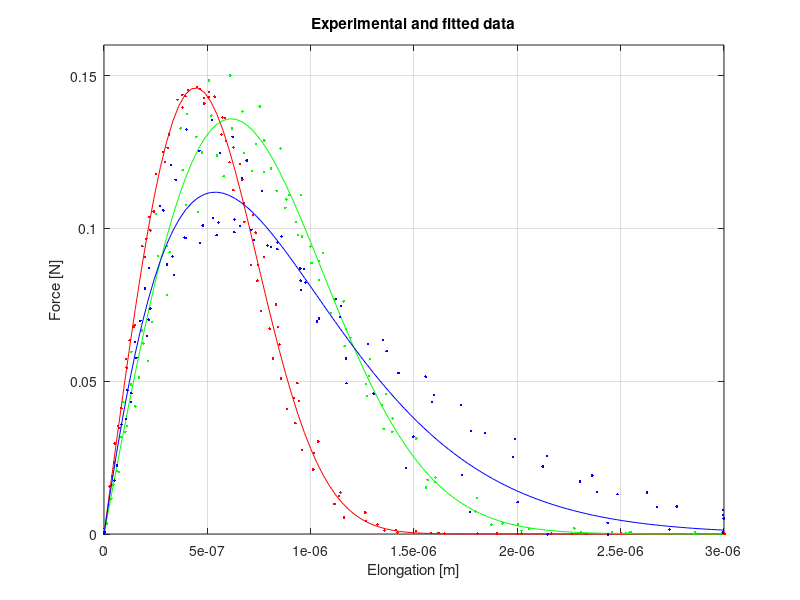

Here is the MATLAB script that generated this plot: (Note: this script raises an error after producing the figure.)
%{
   Modeling and Simlation of Aerospace Systems, Fall 2017
   Politecnico di Milano
%}

% Script files required to run main: sys2.m, odefun.m, rel.m
% Workspace files required: adhesion.mat, responce_ref2.mat

clearvars
close all
clear 
clc

% preliminary data
M = 1.9;            %TM mass in [kg]
I = 6.9e-4;         %inertia [kg*m^2] w.r.t. any of the 3 axes
rng('default')
%% Compute adhesion forces fitting
% retrieve experimental data

load('adhesion')            %load adhesion experimental data:
                            %ydata = adhesion force
                            %xdata = elongation
                            
% data fitting
X_adh     = zeros(3,3);     
sigma_adh = zeros(3,3);     

X     = zeros(5,3);         
sigma = zeros(5,1);         

for n = 1:3                     
    for m = 1:5                 
        [X(m,:), sigma(m)] = lsqcurvefit(@(x,xdata) x(1)*xdata...
            .*exp(-x(2)*(xdata.^x(3))),ones(3,1),max(set(n).exp(m).el,zeros(size(set(n)...
            .exp(m).el))),max(set(n).exp(m).F,zeros(size(set(n).exp(m).F))));
    end
    X_adh(n,:) = sum(X)/5;
    sigma_adh(n,:) = sqrt(sum((X-X_adh(n,:)).^2)/4);
end
%fitting plots
%set 1
l = linspace(0,3,100);
figure
plot(l*1e-6,X_adh(1,1)*l.*exp(-X_adh(1,2)*l.^(X_adh(1,3))),'r',set(1).exp(1).el*1e-6,set(1).exp(1).F,'.r',set(1).exp(2).el*1e-6,set(1).exp(2).F,'.r'...
    ,set(1).exp(3).el*1e-6,set(1).exp(3).F,'.r',set(1).exp(4).el*1e-6,set(1).exp(4).F,'.r',set(1).exp(5).el*1e-6,set(1).exp(5).F,'.r')
grid on
hold on
%set 2
plot(l*1e-6,X_adh(2,1)*l.*exp(-X_adh(2,2)*l.^(X_adh(2,3))),'g',set(2).exp(1).el*1e-6,set(2).exp(1).F,'.g',set(2).exp(2).el*1e-6,set(2).exp(2).F,'.g'...
    ,set(2).exp(3).el*1e-6,set(2).exp(3).F,'.g',set(2).exp(4).el*1e-6,set(2).exp(4).F,'.g',set(2).exp(5).el*1e-6,set(2).exp(5).F,'.g')
%set 3
plot(l*1e-6,X_adh(3,1)*l.*exp(-X_adh(3,2)*l.^(X_adh(3,3))),'b',set(3).exp(1).el*1e-6,set(3).exp(1).F,'.b',set(3).exp(2).el*1e-6,set(3).exp(2).F,'.b'...
    ,set(3).exp(3).el*1e-6,set(3).exp(3).F,'.b',set(3).exp(4).el*1e-6,set(3).exp(4).F,'.b',set(3).exp(5).el*1e-6,set(3).exp(5).F,'.b')
grid on
title('Experimental and fitted data')
xlabel('Elongation [m]')
ylabel('Force [N]')
axis([0 3e-6 0 0.16]);

%% identification
% define system to identify
par = [4.8e-7, 1.5, 400, 1e-3, 150, 1.5e7, 0];
aux = {};           %estimation optional arguments
T = 0;              %parameter to specify model as continous-time
sys = idgrey('sys2',par,'c',aux,T);

% set constraints on parameters
sys.structure.Parameters.Minimum(1) = 0;    %min value for C
sys.structure.Parameters.Minimum(2) = 0;    %min value for Tem
sys.structure.Parameters.Minimum(3) = 100;  %min value for R
sys.structure.Parameters.Minimum(4) = 1e-4; %  "   "    "  m
sys.structure.Parameters.Minimum(5) = 100;  %  "   "    "  b
sys.structure.Parameters.Minimum(6) = 0;    %  "   "    "  k
sys.structure.Parameters.Minimum(7) = -0.05;%  "   "    "  V0

sys.structure.Parameters.Maximum(1) = 1e-6; %max value for C
sys.structure.Parameters.Maximum(3) = 800;  % "    "    "  R
sys.structure.Parameters.Maximum(4) = 0.014;% "    "    "  m
sys.structure.Parameters.Maximum(7) = 0.05; % "    "    "  V0


% load and resample data to fit in identification
load('responce_ref2.mat')
tf = t_exp(end);
ts = 1e-6;          %sampling time (f=1MHz)
t_sim = t_exp(1):ts:tf;
y_exp = interp1(t_exp,d_exp,t_sim,'linear');
n = 4;              %lag time (in time samples)
input = [zeros(1,n),120*ones(1,length(t_sim)-n)];
data = iddata(y_exp',input',ts);

% identification
opt = greyestOptions('SearchMethod','lm','InitialState','model','DisturbanceModel','none');
id_sys = pem(data,sys,opt);

p = getpvec(id_sys);

% compare results to validate
[A,~,C,~,~,x0] = sys2(p,0);
figure
subplot(2,1,1)
opt = compareOptions('InitialCondition',x0);
PEM = id_sys;
compare(data,PEM,Inf,opt)
legend('location','NorthWest')
title('experimental vs. model responce')
ylabel('elongation [m]')
grid on



%% Simulation with parameters covariance matrix estimation
 
% residuals computation
[t_i,x_i] = ode113(@(t,x) odefun(t,x,p),t_sim,x0);
y_i = C*x_i';                    %modeled tip responce
res = y_i - y_exp;               %model error w.r.t. experiment
s_y = res*res'/length(res);      %variance of the residual 
y_rms = sqrt(s_y);               %r.m.s. error
subplot(2,1,2)
plot(t_i,res)
grid on
title('residuals')
xlabel('Time (seconds)')
ylabel('residual value [m]')
r = diag(1./((res.^2)));

% stability analysis
l = eig(A);
figure
plot(real(l),imag(l),'x')
stiff = max(abs(real(l)))/min(abs(real(l)));
title('eigenvalues location')
xlabel('Re')
ylabel('Im')
grid on


% Jacobian estimation:
% this estimation is performed by simulating the responce varing one
% single parameter each time and comparing it with the nominal parameters
% system responce

J = zeros(length(y_i),length(p));
dp = 0.01;

for i = 1:length(p)
    p1 = p;
    p1(i) = p(i)*(1+dp);
    [~,~,C,~,~,x0] = sys2(p1,0);
    [T,X] = ode113(@(t,x) odefun(t,x,p1),t_sim,x0);
    y = C*X';
    J(:,i) = (y-y_i)./(dp*p(i));
end

stdev_p = 0.3*p;
var_p = stdev_p.^2;
s_p = (diag(1./var_p) + J'*r*J)\eye(7);     %covariance matrix
st_p = sqrt(diag(s_p));                     %standard deviation on parameters

%% Monte Carlo Simulation
n = 5000;                      %number of simulations
X_l = st_p.*randn(7,n) + p;    %random parameters generation for left hand tip
X_r = st_p.*randn(7,n) + p;    %random parameters generation for right hand tip
max_lag_time = 3e-5;           %random lag time (30 microseconds max)
Tlag_l = rand(1,n)*max_lag_time;
Tlag_r = 0;
mis_l = 100*randn(1,n)*1e-6;    %misalignment of left tip w.r.t. TM baricenter
mis_r = 100*randn(1,n)*1e-6;    %misalignment of right tip w.r.t. TM baricenter

%adhesion coefficients 1st set
X_el_l1 = X_adh(1,:) + randn(n,3).*sigma_adh(1,:);
X_el_r1 = X_adh(1,:) + randn(n,3).*sigma_adh(1,:);

%adhesion coefficients 2nd set
X_el_l2 = X_adh(2,:) + randn(n,3).*sigma_adh(2,:);
X_el_r2 = X_adh(2,:) + randn(n,3).*sigma_adh(2,:);

%adhesion coefficients 3rd set
X_el_l3 = X_adh(3,:) + randn(n,3).*sigma_adh(3,:);
X_el_r3 = X_adh(3,:) + randn(n,3).*sigma_adh(3,:);

% integrators testing
cputime1 = zeros(1,50);
cputime2 = zeros(1,50);
cputime3 = zeros(1,50);
cputime4 = zeros(1,50);
step1    = zeros(1,50);
step2    = zeros(1,50);
step3    = zeros(1,50);
step4    = zeros(1,50);
h = waitbar(0,'integrators testing');
for i = 1:50
    waitbar(i/50)
    [Al, ~,~,~,~,~] = sys2(X_l(:,i), 0);
    [Ar, ~,~,~,~,~] = sys2(X_r(:,i), 0);
    xt0_l = Al\[-120/X_l(3,i);0;0.3];
    xt0_r = Ar\[-120/X_r(3,i);0;0.3];
    x0 = [xt0_l;xt0_r;0;0;0];

% ode23
    tic
    [T,X1] = ode23(@(t,x) rel(t,x,X_l,X_r,M,I,Tlag_l(i),0,mis_l(i),mis_r(i),xt0_l,xt0_r,X_el_l1(i,:),X_el_r1(i,:),0),[0 0.0015],x0);
    cputime1(i) = toc;
    step1(i) = length(T);
% ode23s
    tic
    [T,X2] = ode23s(@(t,x) rel(t,x,X_l,X_r,M,I,Tlag_l(i),0,mis_l(i),mis_r(i),xt0_l,xt0_r,X_el_l1(i,:),X_el_r1(i,:),0),[0 0.0015],x0);
    cputime2(i) = toc;
    step2(i) = length(T);
%ode23t
    tic
    [T,X3] = ode23t(@(t,x) rel(t,x,X_l,X_r,M,I,Tlag_l(i),0,mis_l(i),mis_r(i),xt0_l,xt0_r,X_el_l1(i,:),X_el_r1(i,:),0),[0 0.0015],x0);
    cputime3(i) = toc;
    step3(i) = length(T);
%ode23tb
    tic
    [T,X4] = ode23tb(@(t,x) rel(t,x,X_l,X_r,M,I,Tlag_l(i),0,mis_l(i),mis_r(i),xt0_l,xt0_r,X_el_l1(i,:),X_el_r1(i,:),0),[0 0.0015],x0);
    cputime4(i) = toc;
    step4(i) = length(T);
end
close(h)

% print results
cputime23     = sum(cputime1)/length(cputime1);
cputime23s    = sum(cputime2)/length(cputime2);
cputime23t    = sum(cputime3)/length(cputime3);
cputime23tb   = sum(cputime4)/length(cputime4);
timesteps23   = round(sum(step1)/length(step1));
timesteps23s  = round(sum(step2)/length(step2));
timesteps23t  = round(sum(step3)/length(step3));
timesteps23tb = round(sum(step4)/length(step4));

fprintf(  'ode23: \n     No. of time steps (mean) = %d, \t  CPUtime = %f \n',timesteps23,cputime23)
fprintf( 'ode23s: \n     No. of time steps (mean) = %d, \t  CPUtime = %f \n',timesteps23s,cputime23s)
fprintf( 'ode23t: \n     No. of time steps (mean) = %d, \t  CPUtime = %f \n',timesteps23t,cputime23t)
fprintf('ode23tb: \n     No. of time steps (mean) = %d, \t  CPUtime = %f \n',timesteps23tb,cputime23tb)

% initialize and perform simulation
V_res = zeros(3,n);
W_res = zeros(3,n);
h = waitbar(0,'Monte Carlo Simulation (with parameters variance)');
t_end = 0.00015;                %simulation end time
for i = 1:n
    waitbar(i/n)
    % determine initial conditions
    [Al, Bl,~,~,~,~] = sys2(X_l(:,i), 0);
    [Ar, Br,~,~,~,~] = sys2(X_r(:,i), 0);
    xl0 = Al\[-120/X_l(3,i);0;0.3];
    xr0 = Ar\[-120/X_r(3,i);0;0.3];
    x0 = [xl0;xr0;0;0;0];
    
    % perform simulation
    % adhesion set 1
    [t_s,x_s] = ode23tb(@(t,x) rel(t,x,X_l(:,i),X_r(:,i),M,I,Tlag_l(i),Tlag_r,mis_l(i),mis_r(i),xl0,xr0,X_el_l1(i,:),X_el_r1(i,:),0),[0,t_end],x0);
    % evaluate results
    V_res(1,i) = x_s(end,8);  %residual linear velocity at each simulation
    W_res(1,i) = x_s(end,9);  %residual angular velocity at each simulation
    % adhesion set 2
    [t_s,x_s] = ode23tb(@(t,x) rel(t,x,X_l(:,i),X_r(:,i),M,I,Tlag_l(i),Tlag_r,mis_l(i),mis_r(i),xl0,xr0,X_el_l2(i,:),X_el_r2(i,:),0),[0,t_end],x0);
    V_res(2,i) = x_s(end,8);  %residual linear velocity at each simulation
    W_res(2,i) = x_s(end,9);  %residual angular velocity at each simulation
    %adhesion set 3
    [t_s,x_s] = ode23tb(@(t,x) rel(t,x,X_l(:,i),X_r(:,i),M,I,Tlag_l(i),Tlag_r,mis_l(i),mis_r(i),xl0,xr0,X_el_l3(i,:),X_el_r3(i,:),0),[0,t_end],x0);
    V_res(3,i) = x_s(end,8);  %residual linear velocity at each simulation
    W_res(3,i) = x_s(end,9);  %residual angular velocity at each simulation
end
close(h)

% statistical analysis
figure
hold on
h1 = histogram(V_res(1,:),'Normalization','Probability','NumBins',50,'BinLimits',[-2e-6,7e-6]);
h2 = histogram(V_res(2,:),'Normalization','Probability','NumBins',50,'BinLimits',[-2e-6,7e-6]);
h3 = histogram(V_res(3,:),'Normalization','Probability','NumBins',50,'BinLimits',[-2e-6,7e-6]);
title('residual TM linear velocity PDF')
xlabel('residual velocity [m/s]')
legend('set 1','set 2','set 3')

figure
hold on
k1 = histogram(abs(W_res(1,:)),'Normalization','Probability','NumBins',50,'BinLimits',[0, 3e-6]);
k2 = histogram(abs(W_res(2,:)),'Normalization','Probability','NumBins',50,'BinLimits',[0, 3e-6]);
k3 = histogram(abs(W_res(3,:)),'Normalization','Probability','NumBins',50,'BinLimits',[0, 3e-6]);
title('residual TM angular velocity PDF')
xlabel('residual angular velocity [rad/s]')
legend('set 1','set 2','set 3')
% compute 3 sigma residual velocity
V_res_3s = zeros(3,1);
W_res_3s = zeros(3,1);
% adhesion set 1
H = 0;
i = 1;
while H<0.997 && i<length(h1.BinEdges)
    H = H + h1.Values(i);
    i = i + 1;
end
V_res_3s(1) = h1.BinEdges(i-1);         %3 sigma residual linear velocity

K = 0;
i = 1;
while K<0.997 && i<n
    K = K + k1.Values(i);
    i = i + 1;
end
W_res_3s(1) = k1.BinEdges(i-1);         %3 sigma residual angular velocity

% adhesion set 2
H = 0;
i = 1;
while H<0.997 && i<n
    H = H + h2.Values(i);
    i = i + 1;
end
V_res_3s(2) = h2.BinEdges(i-1);         %3 sigma residual linear velocity

K = 0;
i = 1;
while K<0.997 && i<n
    K = K + k2.Values(i);
    i = i + 1;
end
W_res_3s(2) = k2.BinEdges(i-1);         %3 sigma residual angular velocity

% adhesion set 3
H = 0;
i = 1;
while H<0.997 && i<n
    H = H + h3.Values(i);
    i = i + 1;
end
V_res_3s(3) = h3.BinEdges(i-1);         %3 sigma residual linear velocity

K = 0;
i = 1;
while K<0.997 && i<n
    K = K + k3.Values(i);
    i = i + 1;
end
W_res_3s(3) = k3.BinEdges(i-1);         %3 sigma residual angular velocity

%% Simulation with noise evaluation
% weighting filter characterization
C_rr= conv(res, res);
PSD_2sided = fft(C_rr);
d = ceil(length(PSD_2sided)/2);
PSD = sqrt(2*PSD_2sided(1:d));
figure
fr = linspace(1,5e5,length(PSD));
loglog(fr,real(PSD))
title('post-fit residuals PSD')
xlabel('Freq. [Hz]')
ylabel('PSD [m/sqrt(Hz)]')
grid on

% System FRF
c   = p(1);
Tem = p(2);
R   = p(3);
m   = p(4);
b   = p(5);
k   = p(6);

H =@(w) (R*c*1i*w + 1)./(k + b*1i*w - m*w.^2 + R*Tem^2*1i*w - R*b*c*w.^2 - R*c*m*1i*w.^3 + R*c*k*1i.*w);

% introduce white noise
N = fft(wgn(length(PSD_2sided),1,0,'dbW'));
N = N(1:d)';

% residual and force
x = N.*PSD;
F_n = x./H(fr);
figure
subplot(3,1,1)
loglog(fr,abs(H(fr)))
xlabel('frequency [Hz]')
ylabel('|H|')
grid on
title('FRF')
subplot(3,1,2)
loglog(fr,abs(x))
grid on
title('simulated residual')
ylabel('residual [m]')
xlabel('frequency [Hz]')
subplot(3,1,3)
loglog(fr,abs(F_n))
grid on
title('simulated force in Fourier domain')
ylabel('Force [N]')
xlabel('frequency [Hz]')
%residual in time domain
X = ifft([x,x(end:-1:1)],'symmetric');
figure
plot(linspace(0,4e-4,length(X)),abs(X))
title('simulated residual in time domain')
xlabel('t [s]')
ylabel('res [m]')

% noise force in time domain
f_n = ifft([F_n,F_n(end:-1:1)],'symmetric');        %force as function of time
figure
plot(linspace(0,4e-4,length(f_n)),f_n)
title('simulated random force in time domain')
xlabel('t [s]')
ylabel('force [N]')
grid on

%% Montecarlo simulation: noise force approach
Noise = wgn(length(PSD_2sided),n,0,'dbW');    %white noise matrix

% initial conditions
[A, B,~,~,~,~] = sys2(p, 0);
xt0 = A\[-120/p(3);0;0.3];
x0  = [xt0;xt0;0;0;0];

V_res_noise = zeros(3,n);
W_res_noise = zeros(3,n);

% simulation
h = waitbar(0,'Monte-Carlo Simulation (with noise filtering)');
for i = 1:n
    waitbar(i/n)
    N_2sided = fft(Noise(:,i));
    N = N_2sided(1:d)';
    X = N.*PSD;
    F_n = X./H(linspace(0,5e5,length(X)));
    f_n = ifft(F_n,'symmetric');
    
    % adhesion set1
    [t_s,x_s] = ode23tb(@(t,x) rel(t,x,p,p,M,I,Tlag_l(i),0,mis_l(i),mis_r(i),xt0,xt0,X_el_l1(i,:),X_el_r1(i,:),f_n),[0,t_end],x0);
    V_res_noise(1,i) = x_s(end,8);
    W_res_noise(1,i) = x_s(end,9);
    
    % adhesion set1
    [t_s,x_s] = ode23tb(@(t,x) rel(t,x,p,p,M,I,Tlag_l(i),0,mis_l(i),mis_r(i),xt0,xt0,X_el_l2(i,:),X_el_r2(i,:),f_n),[0,t_end],x0);
    V_res_noise(2,i) = x_s(end,8);
    W_res_noise(2,i) = x_s(end,9);
    
    % adhesion set1
    [t_s,x_s] = ode23tb(@(t,x) rel(t,x,p,p,M,I,Tlag_l(i),0,mis_l(i),mis_r(i),xt0,xt0,X_el_l3(i,:),X_el_r3(i,:),f_n),[0,t_end],x0);
    V_res_noise(3,i) = x_s(end,8);
    W_res_noise(3,i) = x_s(end,9);
end
close(h)
figure 
plot(t_s,x_s(:,8))

% statistical analysis: plot PDF and compute 3 sigma residual velocity
figure
hold on
hn_1 = histogram(V_res_noise(1,:),'Normalization','Probability','NumBins',50,'BinLimits',[-1e-6,7e-6]);
hn_2 = histogram(V_res_noise(2,:),'Normalization','Probability','NumBins',50,'BinLimits',[-1e-6,7e-6]);
hn_3 = histogram(V_res_noise(3,:),'Normalization','Probability','NumBins',50,'BinLimits',[-1e-6,7e-6]);
title('residual TM velocity PDF (through noise filtering)')
xlabel('residual velocity [m/s]')
legend('set 1','set 3','set 3')

% 3 sigma quantities
% linear velocity
V_res_noise_3s = zeros(1,3);
% set 1
H = 0;
i = 1;
while H<0.997 && i<length(hn_1.BinEdges)
    H = H + hn_1.Values(i);
    i = i + 1;
end
V_res_noise_3s(1) = hn_1.BinEdges(i-1);         %3 sigma residual linear velocity

% set 2
H = 0;
i = 1;
while H<0.997 && i<n
    H = H + hn_1.Values(i);
    i = i + 1;
end
V_res_noise_3s(2) = hn_2.BinEdges(i-1);         %3 sigma residual linear velocity

% set 3
H = 0;
i = 1;
while H<0.997 && i<n
    H = H + hn_3.Values(i);
    i = i + 1;
end
V_res_noise_3s(3) = hn_3.BinEdges(i-1);         %3 sigma residual linear velocity

% angular velocity
figure
hold on
kn_1 = histogram(W_res_noise(1,:),'Normalization','Probability','NumBins',50,'BinLimits',[-3e-6,3e-6]);
kn_2 = histogram(W_res_noise(2,:),'Normalization','Probability','NumBins',50,'BinLimits',[-3e-6,3e-6]);
kn_3 = histogram(W_res_noise(3,:),'Normalization','Probability','NumBins',50,'BinLimits',[-3e-6,3e-6]);
title('residual TM angular velocity PDF (through noise filtering)')
xlabel('residual angular velocity [rad/s]')
legend('set 1','set 3','set 3')

% set 1
K = 0;
i = 1;
while K<0.997 && i<length(kn_1.Values)
    K = K + kn_1.Values(i);
    i = i + 1;
end
W_res_noise_3s(1) = kn_1.BinEdges(i-1);         %3 sigma residual angular velocity

% set 2
K = 0;
i = 1;
while K<0.997 && i<length(kn_2.Values)
    K = K + kn_2.Values(i);
    i = i + 1;
end
W_res_noise_3s(2) = kn_2.BinEdges(i-1);         %3 sigma residual angular velocity

% set 3
K = 0;
i = 1;
while K<0.997 && i<length(kn_3.Values)
    K = K + kn_3.Values(i);
    i = i + 1;
end
W_res_noise_3s(3) = kn_3.BinEdges(i-1);         %3 sigma residual angular velocity

%% sensitivity tests
V_res_test = zeros(3,n);
Tlag_l1 = rand(1,n)*2*max_lag_time;
Tlag_l2 = rand(1,n)*max_lag_time/2;
h = waitbar(0, 'sensitivity Monte-Carlo');
for i = 1:n
    waitbar(i/n)
    % determine initial conditions
    [Al, Bl,~,~,~,~] = sys2(X_l(:,i), 0);
    [Ar, Br,~,~,~,~] = sys2(X_r(:,i), 0);
    xl0 = Al\[-120/X_l(3,i);0;0.3];
    xr0 = Ar\[-120/X_r(3,i);0;0.3];
    x0 = [xl0;xr0;0;0;0];
    
    % perform simulation
    [t_s,x_s] = ode23tb(@(t,x) rel(t,x,X_l(:,i),X_r(:,i),M,I,Tlag_l(i),Tlag_r,mis_l(i),mis_r(i),xl0,xr0,X_el_l1(i,:),X_el_r1(i,:),0),[0,t_end],x0);
    % evaluate results
    V_res_test(1,i) = x_s(end,8);  %residual linear velocity at each simulation
    
    % perform simulation
    [t_s,x_s] = ode23tb(@(t,x) rel(t,x,X_l(:,i),X_r(:,i),M,I,Tlag_l1(i),Tlag_r,mis_l(i),mis_r(i),xl0,xr0,X_el_l1(i,:),X_el_r1(i,:),0),[0,t_end],x0);
    % evaluate results
    V_res_test(2,i) = x_s(end,8);  %residual linear velocity at each simulation
    
    % perform simulation
    [t_s,x_s] = ode23tb(@(t,x) rel(t,x,X_l(:,i),X_r(:,i),M,I,Tlag_l2(i),Tlag_r,mis_l(i),mis_r(i),xl0,xr0,X_el_l1(i,:),X_el_r1(i,:),0),[0,t_end],x0);
    % evaluate results
    V_res_test(3,i) = x_s(end,8);  %residual linear velocity at each simulation
end
close(h)
figure
hold on
l2 = histogram(V_res_test(3,:),'Normalization','Probability','NumBins',50,'BinLimits',[-1e-6,10e-6]);
l  = histogram(V_res_test(1,:),'Normalization','Probability','NumBins',50,'BinLimits',[-1e-6,10e-6]);
l1 = histogram(V_res_test(2,:),'Normalization','Probability','NumBins',50,'BinLimits',[-1e-6,10e-6]);
title('residual TM linear velocity PDF with different max time lag')
xlabel('residual linear velocity [m/s]')
legend('15e-6 [s]','30e-6 [s]','60e-6 [s]')